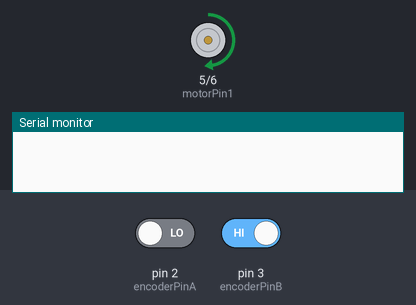
Bench run of a sketch on a simulated Arduino Uno, built with avr-gcc and run on an emulated ATmega328P. On the bench: motor-driver pin pairs drawn as motors (green arrow = first pin HIGH = forward, orange = second pin HIGH = backward, longer = more drive, scaled by the enable pin), the last lines printed to the serial monitor. Inputs (shaded band) come from the test bench; at power-on: pin 2 (encoderPinA) LOW, pin 3 (encoderPinB) HIGH.

Above: at 1.0 s.
At 2.5 s:
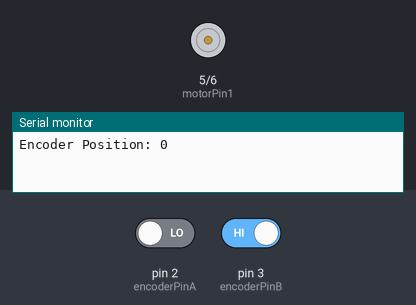
At 4.0 s:
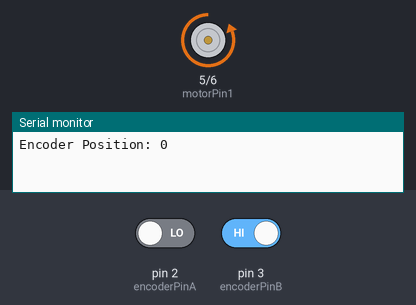
Timing chart, 0 to 7.8 s (numbered marks = the images above):
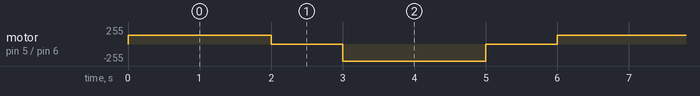

Measured:
- by itself, motor on pin 5 (motorPin1) / pin 6 (motorPin2): repeats every 6.0 s: stopped 1.0 s, backward 255/255 2.0 s, stopped 1.0 s, forward 128/255 2.0 s

The sketch:

2024_08_22_GearMotorControlAndReading.ino
```cpp
int motorPin1 = 5; // Connected to black (Motor -)
int motorPin2 = 6; // Connected to red (Motor +)
int enablePin = 9; // PWM pin for speed control

// Encoder pins
int encoderPinA = 2; // Connected to yellow (OUTA)
int encoderPinB = 3; // Connected to white (OUTB)

volatile int encoderPos = 0; // Variable to store encoder position

void setup() {
  pinMode(motorPin1, OUTPUT);
  pinMode(motorPin2, OUTPUT);
  pinMode(enablePin, OUTPUT);

  pinMode(encoderPinA, INPUT);
  pinMode(encoderPinB, INPUT);

  attachInterrupt(digitalPinToInterrupt(encoderPinA), updateEncoder, CHANGE);
  attachInterrupt(digitalPinToInterrupt(encoderPinB), updateEncoder, CHANGE);

  Serial.begin(9600);
    stopMotor();
}

void loop() {
  // Example: Run motor forward at half speed
  runMotor(128);
  delay(2000); // Run for 2 seconds

  // Print encoder position
  Serial.print("Encoder Position: ");
  Serial.println(encoderPos);

  // Stop motor
  stopMotor();
  delay(1000); // Wait for 1 second

  // Run motor backward at full speed
  runMotor(-255);
  delay(2000); // Run for 2 seconds

  // Print encoder position
  Serial.print("Encoder Position: ");
  Serial.println(encoderPos);

  // Stop motor
  stopMotor();
  delay(1000); // Wait for 1 second
}

void runMotor(int speed) {
  if (speed > 0) {
    digitalWrite(motorPin1, HIGH);
    digitalWrite(motorPin2, LOW);
  } else if (speed < 0) {
    digitalWrite(motorPin1, LOW);
    digitalWrite(motorPin2, HIGH);
    speed = -speed; // Convert speed to positive for PWM
  }
  analogWrite(enablePin, speed);
}

void stopMotor() {
  digitalWrite(motorPin1, LOW);
  digitalWrite(motorPin2, LOW);
  analogWrite(enablePin, 0);
}

// Interrupt service routine for encoder
void updateEncoder() {
  int stateA = digitalRead(encoderPinA);
  int stateB = digitalRead(encoderPinB);

  // Determine the direction of rotation
  if (stateA == stateB) {
    encoderPos++;
  } else {
    encoderPos--;
  }
}
```
